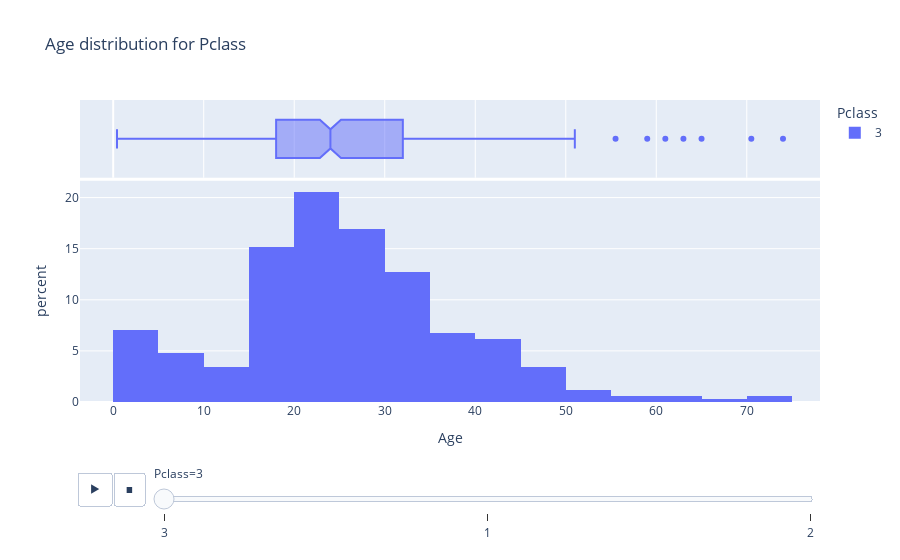

The cell this chart's notebook holds for it:
### Code cell
px.histogram(df, x='Age', color='Pclass', animation_frame ='Pclass', 
             marginal = 'box', nbins = 25, histnorm='percent',
            title='Age distribution for Pclass' )

### Figure 1 — Plotly figure (JSON) as saved in the notebook; plotly's stock layout.template omitted (floating-point values rounded to 4 significant figures; data arrays with more than 128 entries replaced by an {"elided": "..."} marker saying what was removed)
{"data": [{"alignmentgroup": "True", "bingroup": "x", "histnorm": "percent", "hovertemplate": "Pclass=3<br>Age=%{x}<br>percent=%{y}<extra></extra>", "legendgroup": "3", "marker": {"color": "#636efa", "pattern": {"shape": ""}}, "name": "3", "nbinsx": 25, "offsetgroup": "3", "orientation": "v", "showlegend": true, "type": "histogram", "x": {"elided": "491 float values"}, "xaxis": "x", "yaxis": "y"}, {"alignmentgroup": "True", "hovertemplate": "Pclass=3<br>Age=%{x}<extra></extra>", "legendgroup": "3", "marker": {"color": "#636efa"}, "name": "3", "notched": true, "offsetgroup": "3", "showlegend": false, "type": "box", "x": {"elided": "491 float values"}, "xaxis": "x2", "yaxis": "y2"}], "layout": {"autosize": true, "barmode": "relative", "legend": {"title": {"text": "Pclass"}, "tracegroupgap": 0}, "sliders": [{"active": 0, "currentvalue": {"prefix": "Pclass="}, "len": 0.9, "pad": {"b": 10, "t": 60}, "steps": [{"args": [["3"], {"frame": {"duration": 0, "redraw": true}, "fromcurrent": true, "mode": "immediate", "transition": {"duration": 0, "easing": "linear"}}], "label": "3", "method": "animate"}, {"args": [["1"], {"frame": {"duration": 0, "redraw": true}, "fromcurrent": true, "mode": "immediate", "transition": {"duration": 0, "easing": "linear"}}], "label": "1", "method": "animate"}, {"args": [["2"], {"frame": {"duration": 0, "redraw": true}, "fromcurrent": true, "mode": "immediate", "transition": {"duration": 0, "easing": "linear"}}], "label": "2", "method": "animate"}], "x": 0.1, "xanchor": "left", "y": 0, "yanchor": "top"}], "title": {"text": "Age distribution for Pclass"}, "updatemenus": [{"buttons": [{"args": [null, {"frame": {"duration": 500, "redraw": true}, "fromcurrent": true, "mode": "immediate", "transition": {"duration": 500, "easing": "linear"}}], "label": "&#9654;", "method": "animate"}, {"args": [[null], {"frame": {"duration": 0, "redraw": true}, "fromcurrent": true, "mode": "immediate", "transition": {"duration": 0, "easing": "linear"}}], "label": "&#9724;", "method": "animate"}], "direction": "left", "pad": {"r": 10, "t": 70}, "showactive": false, "type": "buttons", "x": 0.1, "xanchor": "right", "y": 0, "yanchor": "top"}], "xaxis": {"anchor": "y", "autorange": true, "domain": [0, 1], "range": [-3.668, 78.09], "title": {"text": "Age"}, "type": "linear"}, "xaxis2": {"anchor": "y2", "autorange": true, "domain": [0, 1], "matches": "x", "range": [-3.668, 78.09], "showgrid": true, "showticklabels": false, "type": "linear"}, "yaxis": {"anchor": "x", "autorange": true, "domain": [0, 0.7326], "range": [0, 21.65], "title": {"text": "percent"}}, "yaxis2": {"anchor": "x2", "autorange": true, "domain": [0.7426, 1], "matches": "y2", "range": [-0.5, 0.5], "showgrid": false, "showline": false, "showticklabels": false, "ticks": "", "type": "category"}}}
